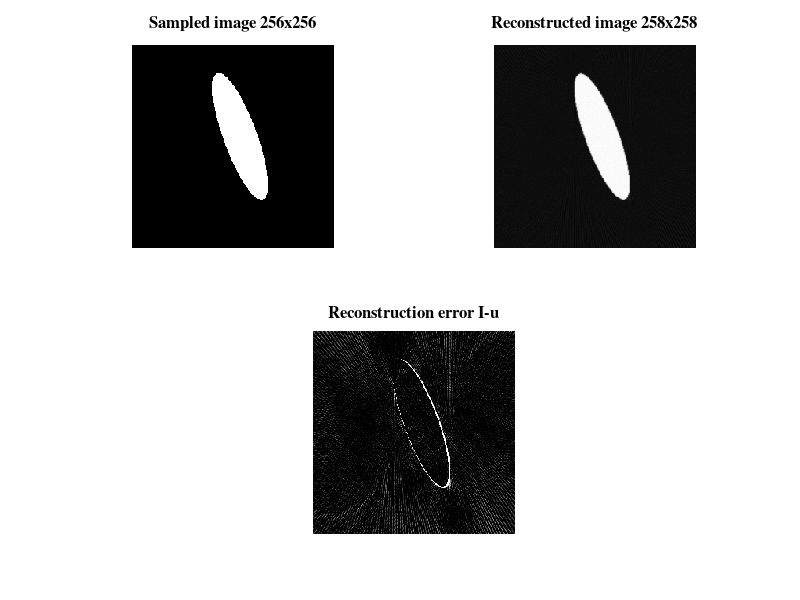

Write the MATLAB code that produced this figure.
% EE 5353 - Biomedical Imaging
% Final Project - Image Reconstruction by Projections
% john jenkinson, UTSA Spring 2014
%
clear all; close all; clc;
%method 1.
tic
X=linspace(-3,3,256);
Y=linspace(-3,3,256);
phi=pi/9;
x0=-0.2;
y0=0.3;
a=2; a=a^2;
b=0.5; b=b^2;
c1=cos(phi);
c2=sin(phi);
u=zeros(256);
for y=1:length(Y)
    for x=1:length(X)    
                if(((X(x)*c1+Y(y)*c2-x0).^2/a+...
                (Y(y)*c1-X(x)*c2-y0).^2/b)<1)
        u(x,y)=20;
                else if(((X(x)*c1+Y(y)*c2-x0).^2/a+...
                (Y(y)*c1-X(x)*c2-y0).^2/b)==1)
        u(x,y)=100;
            end
        end
    end
end
toc
            %imshow(u,[])
%method 2.
tic
    [XX,YY]=meshgrid(X,Y);
    v = zeros(256,256);
    v( ((XX.*cos(phi) + YY.*sin(phi)-x0).^2./a+ ...
        (YY.*cos(phi)-XX.*sin(phi)-y0).^2./b)<=1) = 20;
toc
            % imshow(v)
tic
theta=0:179;
R=radon(u,theta);
I=iradon(R,theta);
            % imshow(I,[])
toc
E=norm(I(1:256,1:256)-u);
fprintf('\n error between sampled and reconstructed images is %6.4f \n',E)
hfig=figure;
set(hfig,'Menubar','None','Name','Image Reconstruction by Projections')
subplot(2,2,1); 
imshow(u,[])
stitle=title('Sampled image 256x256');
set(stitle,'FontName','Times','FontSize',12);
subplot(2,2,2)
imshow(I,[])
stitle=title('Reconstructed image 258x258');
set(stitle,'FontName','Times','FontSize',12);
subplot(2,2,[3,4]);
imshow(I(1:256,1:256)-u);
stitle=title('Reconstruction error I-u');
set(stitle,'FontName','Times','FontSize',12);


